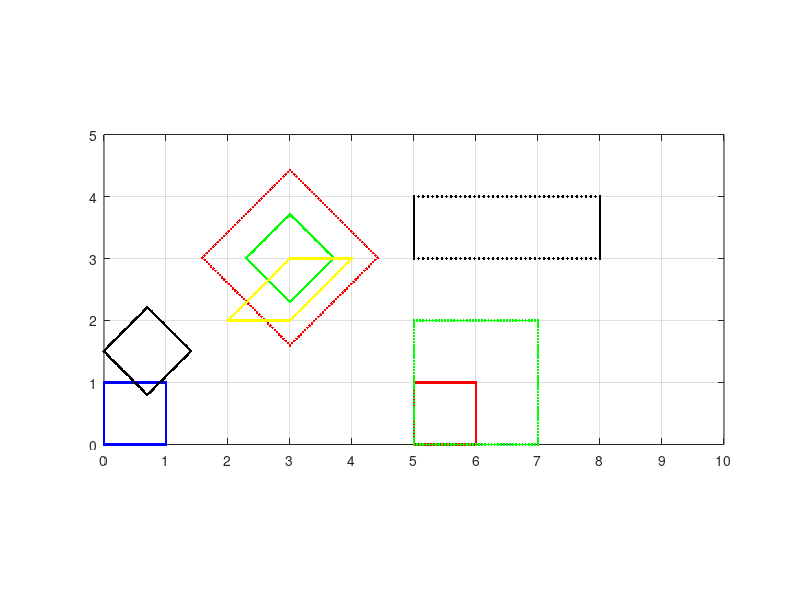

This figure's MATLAB source:
% very bad original code, where are the spaces?
% 2013/11/22 10:40 - fixed formatting
clear A B T
close all

% Create a 2D square stored as homogeneous points:
A(1, 1 : 41) = 0 : 0.025 : 1; 
A(2, 1 : 41) = 0;
A(1, 42 : 82) = 1;
A(2, 42 : 82) = 0 : 0.025:1;
A(1, 83 : 123) = 1 : -0.025 : 0;
A(2, 83 : 123) = 1;
A(2, 124 : 164) = 1 : -0.025 : 0;
A(1, 124 : 164) = 0;
% Make homogeneous:
A(3 , :) = 1;

% Display the points:
figure;
plot(A(1, :), A(2, :), '.b');
axis equal;
axis([0 10 0 5]);
grid on;
hold;
set(gca, 'XTick', 0 : 10);
set(gca, 'YTick', 0 : 5);

% Create a transformation matrix
% consisting of a translation of +5 in the x direction
T = [1 0 5; 0 1 0; 0 0 1]; 

% Transform the points:
B = T * A;

% Display the transformed points:
plot(B(1, :), B(2, :), '.r');

% TXs - Transformation X, scaling
% TXr - Transformation X, rotation
% TXm - Transformation X, movement
% TXsh - Transformation X, shear
% Tf - final transformation matrix

% T1 - scale x2, move to right by 5
T1m = [1 0 5; 0 1 0; 0 0 1];
T1s = [2 0 0; 0 2 0; 0 0 1];

B = T1s * A;
B = T1m * B;

plot(B(1, :), B(2, :), '.g');

% T2 - scale x*3, move right by 5, move up by 3
T2m = [1 0 5; 0 1 3; 0 0 1];
T2s = [3 0 0; 0 1 0; 0 0 1];

Tf = T2m * T2s;

B = Tf * A;

plot(B(1, :), B(2, :), '.black');

% T3 - rotate 45*, move right by 0.8, move up by 0.8
T3r = [0.707 -0.707 0; 0.707 0.707 0; 0 0 1];
T3m = [1 0 0.7; 0 1 0.8; 0 0 1];

B = T3r * A;
B = T3m * B;

plot(B(1, :), B(2, :), '.black');

% T4 - rotate 45*, move up by 2.3, right by 3
T4r = [0.707 -0.707 0; 0.707 0.707 0; 0 0 1];
T4m = [1 0 3; 0 1 2.3; 0 0 1];

B = T4r * A;
B = T4m * B;

plot(B(1, :), B(2, :), '.g');

% T5 - rotate 45* (sin45 = 0.707, cos45 = 0.707), move up by 1.6, right by 3, scale x2
T5r = [0.707 -0.707 0; 0.707 0.707 0; 0 0 1];
T5m = [1 0 3; 0 1 1.6; 0 0 1];
T5s = [2 0 0; 0 2 0; 0 0 1];

B = T5r * A;
B = T5s * B;
B = T5m * B;

plot(B(1, :), B(2, :), '.r');

% T6 - sheer by 45* (cot(45) = 1), move up by 2, move right by 2
T6sh = [1 1 0; 0 1 0; 0 0 1];
T6m = [1 0 2; 0 1 2; 0 0 1];

B = T6sh * A;
B = T6m * B;

plot(B(1, :), B(2, :), '.yellow');